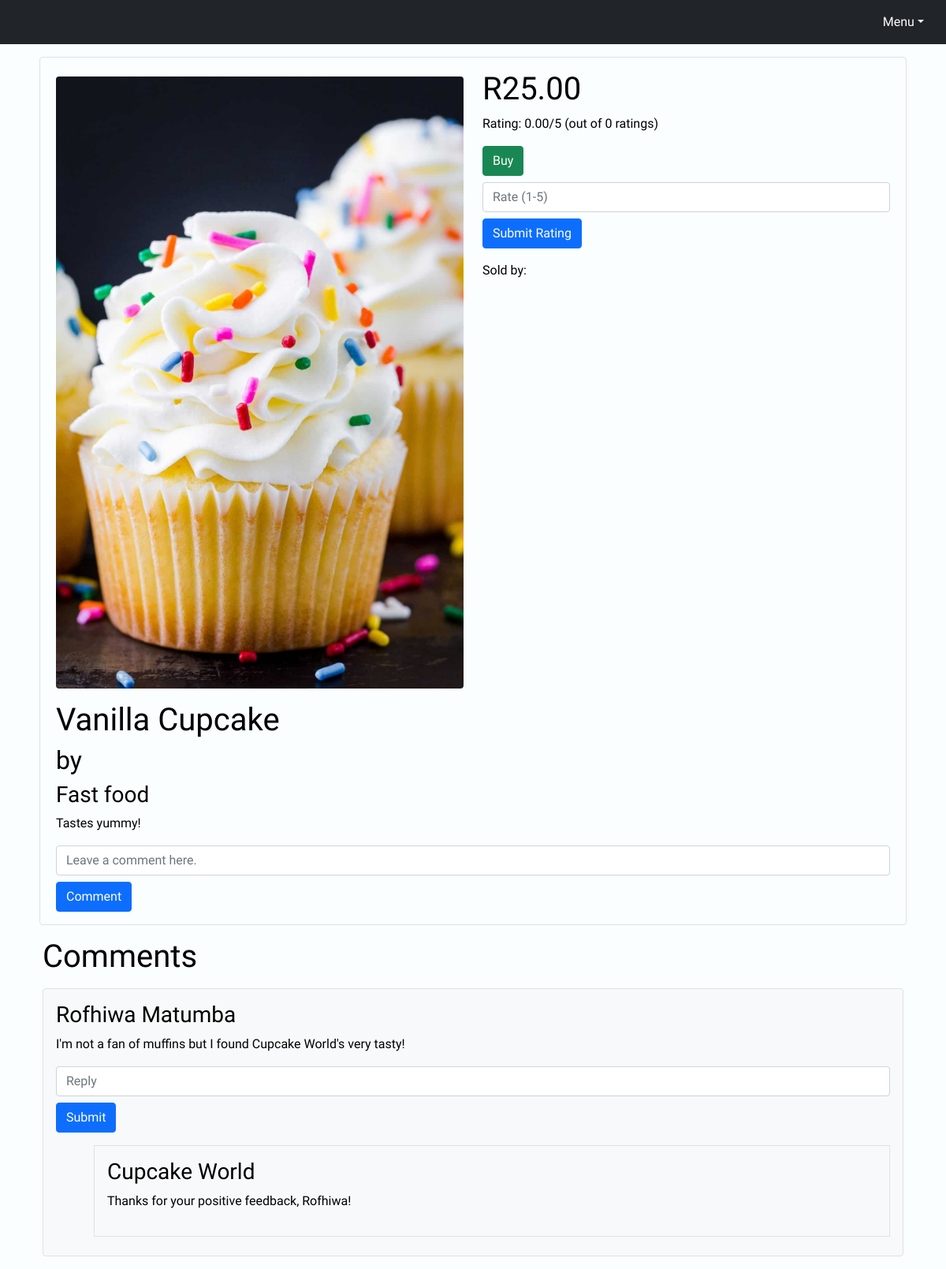
The app's page /product-page/vanilla-cupcake/ (signed in) with its own data.
### flickboutique/models.py (models this page shows, shortened)
class Product(models.Model):
    productName = models.CharField(max_length=128)
    productURL = models.CharField(max_length=64)
    productDepartment = models.ForeignKey(ProductDepartment, related_name="product_department", on_delete=models.CASCADE)
    productPrice = models.FloatField()
    productInformation = models.CharField(max_length=2048)
    productRating = models.FloatField(default=0)
    productTotalRatings = models.IntegerField(default=0)
    productImage = models.ImageField(null=True)
    productRatingsSum = models.IntegerField(null=True)
    productRaters = models.ManyToManyField(User, related_name="product_raters")
    soldBy = models.ForeignKey(User, related_name="product_seller", on_delete=models.CASCADE, null=True)
    productComments = models.ManyToManyField(ProductComment, related_name="product_comments")

class ProductDepartment(models.Model):
    departmentName = models.CharField(max_length=128)
    def __str__(self):
        return self.departmentName

class ProductComment(models.Model):
    commenter = models.ForeignKey(User, related_name="product_commenter", on_delete=models.CASCADE)
    commentBody = models.TextField(null=True, blank=True)
    replies = models.ManyToManyField(ProductCommentReply, related_name="product_replies")

class ProductCommentReply(models.Model):
    replier = models.ForeignKey(User, related_name="comment_replier", on_delete=models.CASCADE, null=True)
    replyBody = models.TextField(null=True, blank=True)

### flickboutique/views.py (the view)
# urls.py: path("product-page/<str:productURL>/", views.productPage, name="productPage"), # Business username should later be added
def productPage(request, productURL):
    try:
        userBusinessInfo = models.BusinessInfo.objects.get(user=request.user)
    except models.BusinessInfo.DoesNotExist:
        userBusinessInfo = None
    context = {
        'product': models.Product.objects.get(productURL=productURL),
        'businessInfo': userBusinessInfo,
        'userBusinessInfo': userBusinessInfo,
        'defaultScheme': models.ColorScheme.objects.get(schemeName="bilbaoDefault")
    }
    if not request.user.is_authenticated:
        return HttpResponseRedirect(reverse('flickboutique:index'), context)
    return render(request, 'flickboutique/productPage.html', context)

### flickboutique - Copy/templates/flickboutique/productPage.html (shortened to what this page needs)
{% extends 'flickboutique/layout.html' %}
{% load static %}
{% block body %}
    {% block nav %}{{ block.super }}{% endblock %}
<div id="productInfoContainer" class="container my-3">
    <div class="row border rounded mx-2 p-2">
        <div class="col-md-6">
            <img class="img-responsive my-3 rounded" style="width: 100%;" src="{{ product.productImage.url }}">
            <h1 id="productName">{{ product.productName }}</h1>
            <h2 id="productManufacturer">by {{ product.productManufacturer }}</h2>
            <h3 id="productType">{{ product.productDepartment }}</h3>
            <p id="productInfo">{{ product.productInformation }}</p>
        </div>
        <div class="col-md-6 pt-2">
            <h1 id="productPrice">R{{ product.productPrice|floatformat:2 }}</h1>
            <p>Rating: {{ product.productRating|floatformat:2 }}/5 (out of {{ product.productTotalRatings }} rating{% if product.productTotalRatings > 1 %}s{% elif product.productTotalRatings == 0 %}s{% endif %})</p>
            <a href="" class="btn btn-success">Buy</a>
            {% if request.user in product.productRaters.all %}
            <p class="mt-3">You have already rated this product.</p>
            {% elif request.user in product.soldBy.all %}
            <p class="mt-3">You cannot rate this product because you sell this product.</p>
            {% else %}
            <form action="{% url 'flickboutique:rateProduct' %}" method="post" class="mb-3">
                <input type="number" name="productRating" placeholder="Rate (1-5)" class="form-control my-2" min="1" max="5">
                <input class="btn btn-primary" type="submit" value="Submit Rating">
            </form>
            {% endif %}
            <p>Sold by:</p>
        </div>
        <form method="post" action="{% url 'flickboutique:commentProduct' %}">
            <input type="textarea" placeholder="Leave a comment here." class="form-control" name="commentBody">
            <input type="submit" class="btn btn-primary my-2" value="Comment">
        </form>
    </div>
    <div class="container my-3">
        <h1>Comments</h1>
        {% for comment in product.productComments.all %}
        <div class="container border my-3 p-3 bg-light rounded">
            <h3>{{ comment.commenter.first_name }} {{ comment.commenter.last_name }}</h3>
            <p>{{ comment.commentBody }}</p>
                <form method="post" action="{% url 'flickboutique:replyProductComment' %}">
                    <input type="textarea" placeholder="Reply" class="form-control" name="replyBody">
                    <input type="submit" class="btn btn-primary my-2" value="Submit">
                </form>
            {% for reply in comment.replies.all %}
                <div style="margin-left: 3em" class="border p-3 my-2">
                    <h3>{% if reply.replier in product.soldBy.all %}🛒{% endif %} {{ reply.replier.first_name }} {{ reply.replier.last_name }}</h3>
                    <p>{{ reply.replyBody }}</p>
                </div>
            {% endfor %}
        </div>
        {% empty %}
        <p>There are no commments to display.</p>
        {% endfor %}
    </div>
</div>
{% endblock %}

### flickboutique - Copy/templates/flickboutique/layout.html (shortened to what this page needs)
{% load static %}
<!DOCTYPE html>
<html lang="en">
<head>
    <link href="https://cdn.jsdelivr.net/npm/bootstrap@5.1.3/dist/css/bootstrap.min.css" rel="stylesheet">
</head>
<body>
    {% block body %}
        {% block nav %}
        {% if userinfo %}
                <header id="businessNav" class="navbar navbar-expand-sm navbar-custom navbar-light sticky-top">
                    <div class="container-fluid">
                        <a class="navbar-brand" id="navbarBrand" href=".">{% if userinfo.colorScheme.logo %}<img src="{{ userinfo.colorScheme.logo.url }}" height="50px">{% else %}{{ userinfo.user.first_name }}{% endif %}</a>
                        <li id="navMenu" class="nav-item dropdown dropdown-menu-right">
                            <a class="nav-link dropdown-toggle" href="#" role="button" data-bs-toggle="dropdown">Menu</a>
                            <ul class="dropdown-menu">
                                <li>
                                    <a class="dropdown-item" href="#">
                                        <form action="/action_page.php">
                                            <input class="form-control" type="text" placeholder="Search.." name="search">
                                        </form>
                                    </a>
                                </li>
                                <li><a class="dropdown-item" href="{% url 'flickboutique:customerHome' %}">Switch to Customer</a></li>
                                <li><a class="dropdown-item" href="{% url 'flickboutique:manageSite' %}">Manage site</a></li>
                                <li><a class="dropdown-item" href="#">Manage business profile</a></li>
                                <li><a class="dropdown-item" href="{% url 'flickboutique:registerProduct' %}">Register a product</a></li>
                                <li><a class="dropdown-item" href="{% url 'flickboutique:businessLogout' %}">Logout</a></li>
                            </ul>
                        </li>
                    </div>
                </header>
        {% else %}
            <nav class="navbar navbar-expand-sm bg-dark navbar-dark sticky-top">
                <div class="container-fluid">
                    <li id="navMenu" class="nav-item dropdown dropdown-menu-right">
                        <a class="nav-link dropdown-toggle text-white" href="#" role="button" data-bs-toggle="dropdown">Menu</a>
                    </li>
                </div>
            </nav>
        {% endif %}
        {% endblock %}
    {% endblock %}
</body>
</html>

### records on screen
Product: productImage (picture), productName "Vanilla Cupcake", productDepartment "Fast food", productInformation "Tastes yummy!", productPrice "25.00", productRating "0.00", productTotalRatings "0"
ProductComment: commenter.first_name "Rofhiwa", commenter.last_name "Matumba", commentBody "I'm not a fan of muffins but I found Cupcake World's very tasty!"
ProductCommentReply: replier.first_name "Cupcake World", replyBody "Thanks for your positive feedback, Rofhiwa!"
